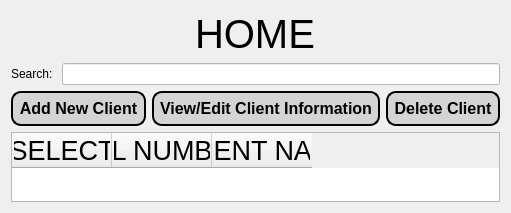
            <widget class="QWidget" name="home_page">
             <layout class="QVBoxLayout" name="verticalLayout_5">
              <item alignment="Qt::AlignHCenter">
               <widget class="QLabel" name="label_4">
                <property name="maximumSize">
                 <size>
                  <width>16777215</width>
                  <height>50</height>
                 </size>
                </property>
                <property name="font">
                 <font>
                  <pointsize>30</pointsize>
                 </font>
                </property>
                <property name="text">
                 <string>HOME</string>
                </property>
               </widget>
              </item>
              <item>
               <layout class="QHBoxLayout" name="horizontalLayout_13">
                <item>
                 <widget class="QLabel" name="label_12">
                  <property name="text">
                   <string>Search: </string>
                  </property>
                 </widget>
                </item>
                <item>
                 <widget class="QLineEdit" name="lineEdit_4">
                  <property name="styleSheet">
                   <string notr="true">background-color: rgb(255, 255, 255);
</string>
                  </property>
                 </widget>
                </item>
               </layout>
              </item>
              <item>
               <layout class="QHBoxLayout" name="horizontalLayout_14">
                <item>
                 <widget class="QPushButton" name="addButton">
                  <property name="styleSheet">
                   <string notr="true">QPushButton{
background-color: rgb(211, 213, 213);
color:black;
border-style:outset;
border-width:2px;
border-radius:10px;
border-color: black;
font:bold 16px;
padding: 6;
}

QPushButton:hover{
background-color: rgb(83, 82, 82);
color: white;
}

QPushButton:pressed{
background-color: white;
}
</string>
                  </property>
                  <property name="text">
                   <string>Add New Client</string>
                  </property>
                 </widget>
                </item>
                <item>
                 <widget class="QPushButton" name="viewButton">
                  <property name="styleSheet">
                   <string notr="true">QPushButton{
background-color: rgb(211, 213, 213);
color:black;
border-style:outset;
border-width:2px;
border-radius:10px;
border-color: black;
font:bold 16px;
padding: 6;
}

QPushButton:hover{
background-color: rgb(83, 82, 82);
color: white;
}

QPushButton:pressed{
background-color: white;
}
</string>
                  </property>
                  <property name="text">
                   <string>View/Edit Client Information</string>
                  </property>
                 </widget>
                </item>
                <item>
                 <widget class="QPushButton" name="deleteButton">
                  <property name="styleSheet">
                   <string notr="true">QPushButton{
background-color: rgb(211, 213, 213);
color:black;
border-style:outset;
border-width:2px;
border-radius:10px;
border-color: black;
font:bold 16px;
padding: 6;
}

QPushButton:hover{
background-color: rgb(83, 82, 82);
color: white;
}

QPushButton:pressed{
background-color: white;
}
</string>
                  </property>
                  <property name="text">
                   <string>Delete Client</string>
                  </property>
                 </widget>
                </item>
               </layout>
              </item>
              <item>
               <widget class="QTableWidget" name="homeTable">
                <property name="maximumSize">
                 <size>
                  <width>16777215</width>
                  <height>16777215</height>
                 </size>
                </property>
                <property name="font">
                 <font>
                  <pointsize>20</pointsize>
                 </font>
                </property>
                <property name="sizeAdjustPolicy">
                 <enum>QAbstractScrollArea::AdjustToContents</enum>
                </property>
                <column>
                 <property name="text">
                  <string>SELECT</string>
                 </property>
                 <property name="font">
                  <font>
                   <pointsize>20</pointsize>
                  </font>
                 </property>
                </column>
                <column>
                 <property name="text">
                  <string>CAL NUMBER</string>
                 </property>
                 <property name="font">
                  <font>
                   <pointsize>20</pointsize>
                  </font>
                 </property>
                </column>
                <column>
                 <property name="text">
                  <string>CLIENT NAME</string>
                 </property>
                 <property name="font">
                  <font>
                   <pointsize>20</pointsize>
                  </font>
                 </property>
                </column>
               </widget>
              </item>
             </layout>
            </widget>
